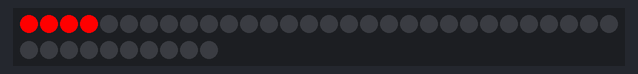
This sketch was run on a simulated Arduino Uno, built with avr-gcc and run on an emulated ATmega328P. On the bench: 40 RGB LEDs in strip order, left to right, continuing on the next row. Dim RGB values are drawn brighter than linear.

Above: at 0.1 s.
At 5.1 s:
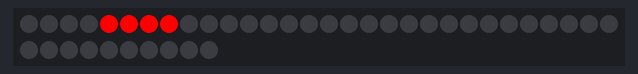
At 10.1 s:
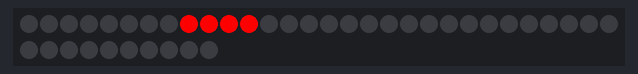
At 25.1 s:
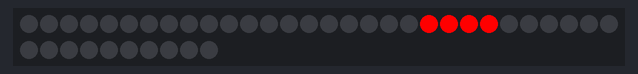
At 35.1 s:
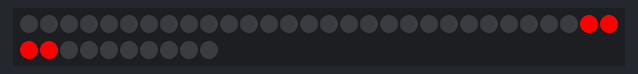
At 50.1 s:
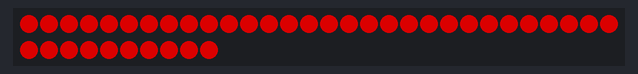

Measured:
- by itself, everything shown: repeats every 60.0 s, in 12 steps
- what the display in image 1 shows lasts 5.0 s, from 5.0 s to 10.0 s

The sketch:

test_jari_07062024.ino
```cpp
#include <FastLED.h>

// make some variables to control the LEDs
#define NUM_LEDS 40
#define LED_PIN 2
#define MAX_POWER_MILLIAMPS 400
CRGB leds[NUM_LEDS];
int SPARTA_color[] = {255,0,0};

void setup() {
  FastLED.addLeds<WS2812B, LED_PIN, GRB>(leds, NUM_LEDS);
  FastLED.setMaxPowerInVoltsAndMilliamps(5, MAX_POWER_MILLIAMPS);
  //FastLED.setBrightness(255);

  Serial.begin(9600);

}
void loop() {
  while(true){
    //sequentially put on the leds in strips of 4 for 5 seconds
    for(int i =0; i<NUM_LEDS/4; i++){
      for(int j =0; j<4;j++){
        leds[4*i+j].setRGB(SPARTA_color[0], SPARTA_color[1], SPARTA_color[2]);
      }
      FastLED.show();
      delay(5000);
      for(int j =0; j<4;j++){
        leds[4*i+j] = CRGB::Black;
      }
      FastLED.show();
    }
    // turn all lights on for 5 seconds
    for(int i = 0;i<NUM_LEDS; i++){
      leds[i].setRGB(SPARTA_color[0], SPARTA_color[1], SPARTA_color[2]);
    }
    FastLED.show();
    delay(5000);

    for(int i = 0;i<NUM_LEDS; i++){
      leds[i] = CRGB::Black;
    }
    FastLED.show();
    delay(5000);

  }
}
```
